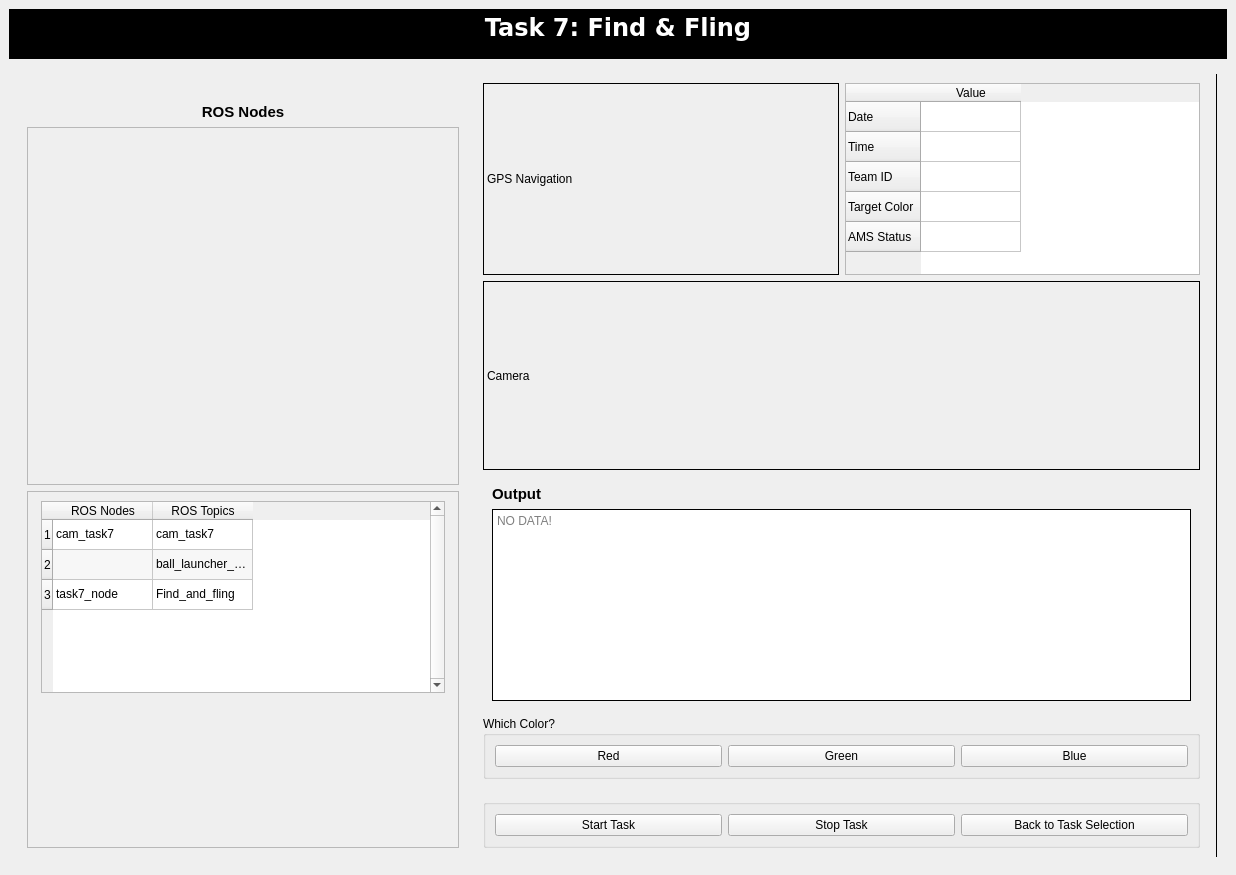
<?xml version="1.0" encoding="UTF-8"?>
<ui version="4.0">
 <class>MainWindow</class>
 <widget class="QMainWindow" name="MainWindow">
  <property name="geometry">
   <rect>
    <x>0</x>
    <y>0</y>
    <width>1236</width>
    <height>875</height>
   </rect>
  </property>
  <property name="sizePolicy">
   <sizepolicy hsizetype="Fixed" vsizetype="Fixed">
    <horstretch>0</horstretch>
    <verstretch>0</verstretch>
   </sizepolicy>
  </property>
  <property name="windowTitle">
   <string>MainWindow</string>
  </property>
  <widget class="QWidget" name="centralwidget">
   <property name="styleSheet">
    <string notr="true"/>
   </property>
   <layout class="QVBoxLayout" name="verticalLayout">
    <item>
     <widget class="QTextBrowser" name="textBrowser_3">
      <property name="sizePolicy">
       <sizepolicy hsizetype="Preferred" vsizetype="Preferred">
        <horstretch>0</horstretch>
        <verstretch>0</verstretch>
       </sizepolicy>
      </property>
      <property name="maximumSize">
       <size>
        <width>16777215</width>
        <height>50</height>
       </size>
      </property>
      <property name="font">
       <font>
        <family>Bitstream Vera Sans</family>
       </font>
      </property>
      <property name="styleSheet">
       <string notr="true">*{
background:rgb(0, 0, 0);
}</string>
      </property>
      <property name="frameShape">
       <enum>QFrame::NoFrame</enum>
      </property>
      <property name="frameShadow">
       <enum>QFrame::Plain</enum>
      </property>
      <property name="html">
       <string>&lt;!DOCTYPE HTML PUBLIC &quot;-//W3C//DTD HTML 4.0//EN&quot; &quot;http://www.w3.org/TR/REC-html40/strict.dtd&quot;&gt;
&lt;html&gt;&lt;head&gt;&lt;meta name=&quot;qrichtext&quot; content=&quot;1&quot; /&gt;&lt;style type=&quot;text/css&quot;&gt;
p, li { white-space: pre-wrap; }
&lt;/style&gt;&lt;/head&gt;&lt;body style=&quot; font-family:'Bitstream Vera Sans'; font-size:7.8pt; font-weight:400; font-style:normal;&quot;&gt;
&lt;p align=&quot;center&quot; style=&quot; margin-top:0px; margin-bottom:0px; margin-left:0px; margin-right:0px; -qt-block-indent:0; text-indent:0px;&quot;&gt;&lt;span style=&quot; font-size:18pt; font-weight:600; color:#ffffff;&quot;&gt;Task 7: Find &amp;amp; Fling&lt;/span&gt;&lt;/p&gt;&lt;/body&gt;&lt;/html&gt;</string>
      </property>
     </widget>
    </item>
    <item>
     <widget class="QWidget" name="widget" native="true">
      <layout class="QHBoxLayout" name="horizontalLayout">
       <item>
        <widget class="QWidget" name="widget_2" native="true">
         <property name="maximumSize">
          <size>
           <width>450</width>
           <height>16777215</height>
          </size>
         </property>
         <layout class="QVBoxLayout" name="verticalLayout_4">
          <item>
           <widget class="QLabel" name="label_2">
            <property name="maximumSize">
             <size>
              <width>16777215</width>
              <height>300</height>
             </size>
            </property>
            <property name="text">
             <string/>
            </property>
            <property name="pixmap">
             <pixmap>Images/task_7.png</pixmap>
            </property>
            <property name="scaledContents">
             <bool>true</bool>
            </property>
           </widget>
          </item>
          <item>
           <widget class="QLabel" name="label_7">
            <property name="maximumSize">
             <size>
              <width>16777215</width>
              <height>25</height>
             </size>
            </property>
            <property name="layoutDirection">
             <enum>Qt::LeftToRight</enum>
            </property>
            <property name="text">
             <string>&lt;html&gt;&lt;head/&gt;&lt;body&gt;&lt;p&gt;&lt;span style=&quot; font-size:11pt; font-weight:600;&quot;&gt;ROS Nodes&lt;/span&gt;&lt;/p&gt;&lt;/body&gt;&lt;/html&gt;</string>
            </property>
            <property name="alignment">
             <set>Qt::AlignCenter</set>
            </property>
           </widget>
          </item>
          <item>
           <widget class="QScrollArea" name="scrollArea">
            <property name="widgetResizable">
             <bool>true</bool>
            </property>
            <widget class="QWidget" name="scrollAreaWidgetContents">
             <property name="geometry">
              <rect>
               <x>0</x>
               <y>0</y>
               <width>1540</width>
               <height>170</height>
              </rect>
             </property>
             <layout class="QGridLayout" name="gridLayout">
              <item row="1" column="0">
               <widget class="QLabel" name="label_3">
                <property name="text">
                 <string/>
                </property>
                <property name="pixmap">
                 <pixmap>Images/task_7_node.png</pixmap>
                </property>
               </widget>
              </item>
             </layout>
            </widget>
           </widget>
          </item>
          <item>
           <widget class="QScrollArea" name="scrollArea_2">
            <property name="widgetResizable">
             <bool>true</bool>
            </property>
            <widget class="QWidget" name="scrollAreaWidgetContents_2">
             <property name="geometry">
              <rect>
               <x>0</x>
               <y>0</y>
               <width>426</width>
               <height>214</height>
              </rect>
             </property>
             <layout class="QGridLayout" name="gridLayout_2">
              <item row="0" column="0" alignment="Qt::AlignTop">
               <widget class="QTableWidget" name="tableWidget_2">
                <property name="sizePolicy">
                 <sizepolicy hsizetype="Fixed" vsizetype="Preferred">
                  <horstretch>0</horstretch>
                  <verstretch>0</verstretch>
                 </sizepolicy>
                </property>
                <property name="maximumSize">
                 <size>
                  <width>404</width>
                  <height>16777215</height>
                 </size>
                </property>
                <property name="cursor" stdset="0">
                 <cursorShape>CrossCursor</cursorShape>
                </property>
                <property name="verticalScrollBarPolicy">
                 <enum>Qt::ScrollBarAlwaysOn</enum>
                </property>
                <property name="autoScrollMargin">
                 <number>6</number>
                </property>
                <property name="dragDropMode">
                 <enum>QAbstractItemView::NoDragDrop</enum>
                </property>
                <property name="alternatingRowColors">
                 <bool>true</bool>
                </property>
                <property name="wordWrap">
                 <bool>true</bool>
                </property>
                <row>
                 <property name="text">
                  <string>1</string>
                 </property>
                </row>
                <row>
                 <property name="text">
                  <string>2</string>
                 </property>
                </row>
                <row>
                 <property name="text">
                  <string>3</string>
                 </property>
                </row>
                <column>
                 <property name="text">
                  <string>ROS Nodes</string>
                 </property>
                 <property name="textAlignment">
                  <set>AlignCenter</set>
                 </property>
                </column>
                <column>
                 <property name="text">
                  <string>ROS Topics</string>
                 </property>
                 <property name="textAlignment">
                  <set>AlignCenter</set>
                 </property>
                </column>
                <item row="0" column="0">
                 <property name="text">
                  <string>cam_task7</string>
                 </property>
                 <property name="toolTip">
                  <string/>
                 </property>
                 <property name="whatsThis">
                  <string/>
                 </property>
                 <property name="flags">
                  <set>ItemIsSelectable|ItemIsDragEnabled|ItemIsDropEnabled|ItemIsUserCheckable|ItemIsEnabled</set>
                 </property>
                </item>
                <item row="0" column="1">
                 <property name="text">
                  <string>cam_task7</string>
                 </property>
                </item>
                <item row="1" column="0">
                 <property name="text">
                  <string/>
                 </property>
                 <property name="whatsThis">
                  <string/>
                 </property>
                </item>
                <item row="1" column="1">
                 <property name="text">
                  <string>ball_launcher_speed</string>
                 </property>
                </item>
                <item row="2" column="0">
                 <property name="text">
                  <string>task7_node</string>
                 </property>
                </item>
                <item row="2" column="1">
                 <property name="text">
                  <string>Find_and_fling</string>
                 </property>
                </item>
               </widget>
              </item>
             </layout>
            </widget>
           </widget>
          </item>
         </layout>
        </widget>
       </item>
       <item>
        <widget class="QWidget" name="widget_3" native="true">
         <property name="maximumSize">
          <size>
           <width>16777215</width>
           <height>16777215</height>
          </size>
         </property>
         <layout class="QGridLayout" name="gridLayout_3">
          <item row="4" column="0" colspan="2">
           <widget class="QWidget" name="widget_4" native="true">
            <layout class="QVBoxLayout" name="verticalLayout_2">
             <item>
              <widget class="QLabel" name="label">
               <property name="text">
                <string>&lt;html&gt;&lt;head/&gt;&lt;body&gt;&lt;p&gt;&lt;span style=&quot; font-size:11pt; font-weight:600;&quot;&gt;Output&lt;/span&gt;&lt;/p&gt;&lt;/body&gt;&lt;/html&gt;</string>
               </property>
              </widget>
             </item>
             <item>
              <widget class="QTextBrowser" name="hb_output">
               <property name="sizePolicy">
                <sizepolicy hsizetype="Expanding" vsizetype="Preferred">
                 <horstretch>0</horstretch>
                 <verstretch>0</verstretch>
                </sizepolicy>
               </property>
               <property name="frameShape">
                <enum>QFrame::Box</enum>
               </property>
               <property name="frameShadow">
                <enum>QFrame::Plain</enum>
               </property>
               <property name="sizeAdjustPolicy">
                <enum>QAbstractScrollArea::AdjustIgnored</enum>
               </property>
               <property name="placeholderText">
                <string>NO DATA!</string>
               </property>
              </widget>
             </item>
            </layout>
           </widget>
          </item>
          <item row="1" column="0" rowspan="3" colspan="2">
           <widget class="QLabel" name="label_14">
            <property name="frameShape">
             <enum>QFrame::Box</enum>
            </property>
            <property name="text">
             <string>Camera</string>
            </property>
            <property name="scaledContents">
             <bool>true</bool>
            </property>
           </widget>
          </item>
          <item row="6" column="0" colspan="2" alignment="Qt::AlignBottom">
           <widget class="QGroupBox" name="groupBox">
            <property name="title">
             <string/>
            </property>
            <layout class="QHBoxLayout" name="horizontalLayout_2">
             <item>
              <widget class="QPushButton" name="startButton">
               <property name="text">
                <string>Start Task</string>
               </property>
              </widget>
             </item>
             <item>
              <widget class="QPushButton" name="stopButton">
               <property name="text">
                <string>Stop Task</string>
               </property>
              </widget>
             </item>
             <item>
              <widget class="QPushButton" name="backButton">
               <property name="text">
                <string>Back to Task Selection</string>
               </property>
              </widget>
             </item>
            </layout>
           </widget>
          </item>
          <item row="0" column="0">
           <widget class="QLabel" name="label_6">
            <property name="frameShape">
             <enum>QFrame::Box</enum>
            </property>
            <property name="text">
             <string>GPS Navigation</string>
            </property>
            <property name="scaledContents">
             <bool>true</bool>
            </property>
           </widget>
          </item>
          <item row="0" column="1">
           <widget class="QTableWidget" name="tableWidget">
            <property name="sizePolicy">
             <sizepolicy hsizetype="Fixed" vsizetype="Preferred">
              <horstretch>0</horstretch>
              <verstretch>0</verstretch>
             </sizepolicy>
            </property>
            <property name="maximumSize">
             <size>
              <width>674</width>
              <height>16777215</height>
             </size>
            </property>
            <row>
             <property name="text">
              <string>Date</string>
             </property>
            </row>
            <row>
             <property name="text">
              <string>Time</string>
             </property>
            </row>
            <row>
             <property name="text">
              <string>Team ID</string>
             </property>
            </row>
            <row>
             <property name="text">
              <string>Target Color</string>
             </property>
            </row>
            <row>
             <property name="text">
              <string>AMS Status</string>
             </property>
            </row>
            <column>
             <property name="text">
              <string>Value</string>
             </property>
             <property name="textAlignment">
              <set>AlignCenter</set>
             </property>
            </column>
           </widget>
          </item>
          <item row="5" column="0" colspan="2">
           <widget class="QGroupBox" name="groupBox_2">
            <property name="title">
             <string>Which Color?</string>
            </property>
            <layout class="QHBoxLayout" name="horizontalLayout_3">
             <item>
              <widget class="QPushButton" name="redButton">
               <property name="text">
                <string>Red</string>
               </property>
              </widget>
             </item>
             <item>
              <widget class="QPushButton" name="greenButton">
               <property name="text">
                <string>Green</string>
               </property>
              </widget>
             </item>
             <item>
              <widget class="QPushButton" name="blueButton">
               <property name="text">
                <string>Blue</string>
               </property>
              </widget>
             </item>
            </layout>
           </widget>
          </item>
         </layout>
        </widget>
       </item>
       <item>
        <widget class="Line" name="line">
         <property name="frameShadow">
          <enum>QFrame::Plain</enum>
         </property>
         <property name="orientation">
          <enum>Qt::Vertical</enum>
         </property>
        </widget>
       </item>
      </layout>
     </widget>
    </item>
   </layout>
  </widget>
  <action name="actionExit">
   <property name="text">
    <string>Exit</string>
   </property>
  </action>
  <action name="actionClose">
   <property name="text">
    <string>Close</string>
   </property>
  </action>
 </widget>
 <resources>
  <include location="images.qrc"/>
  <include location="images.qrc"/>
 </resources>
 <connections/>
</ui>
